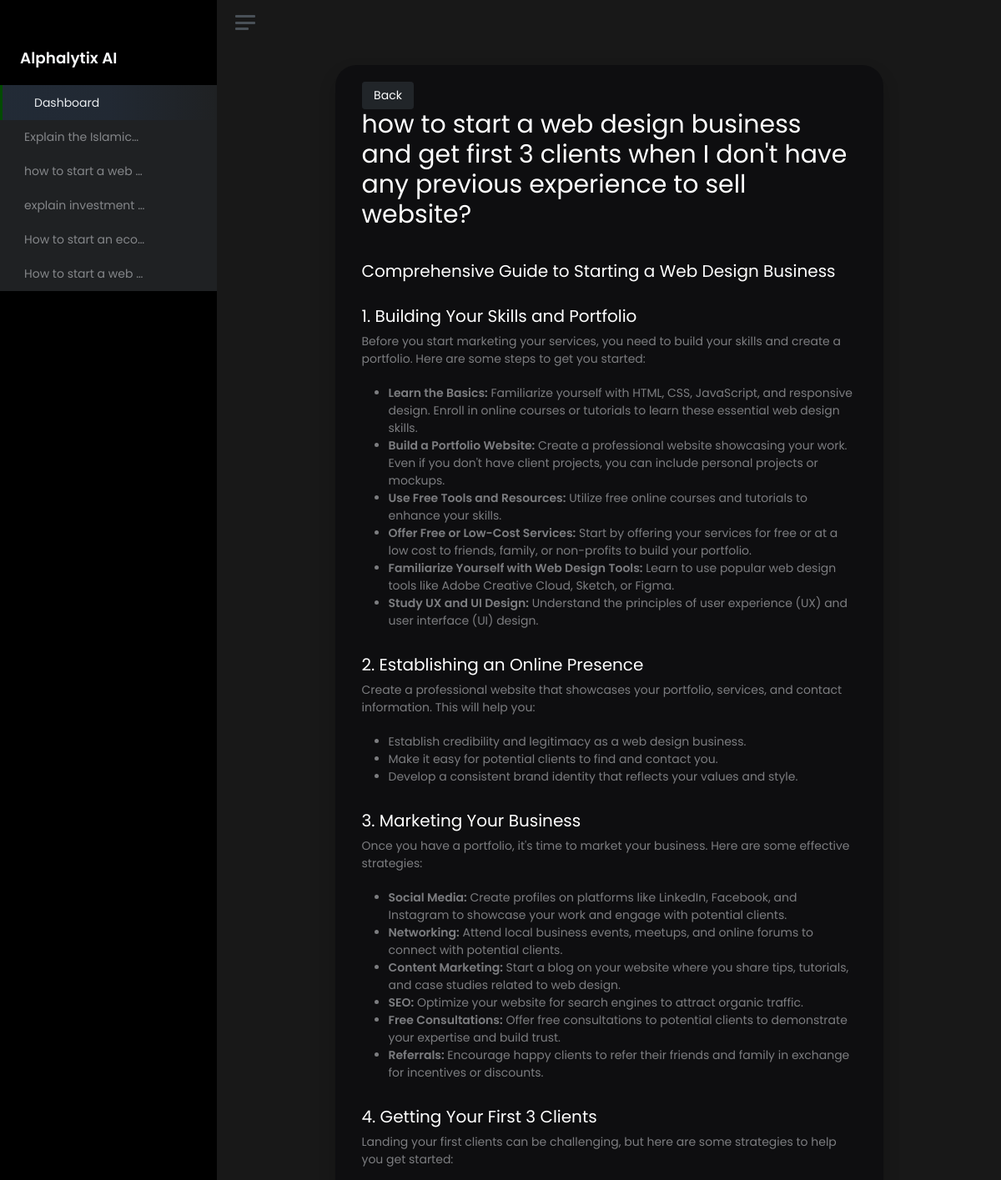
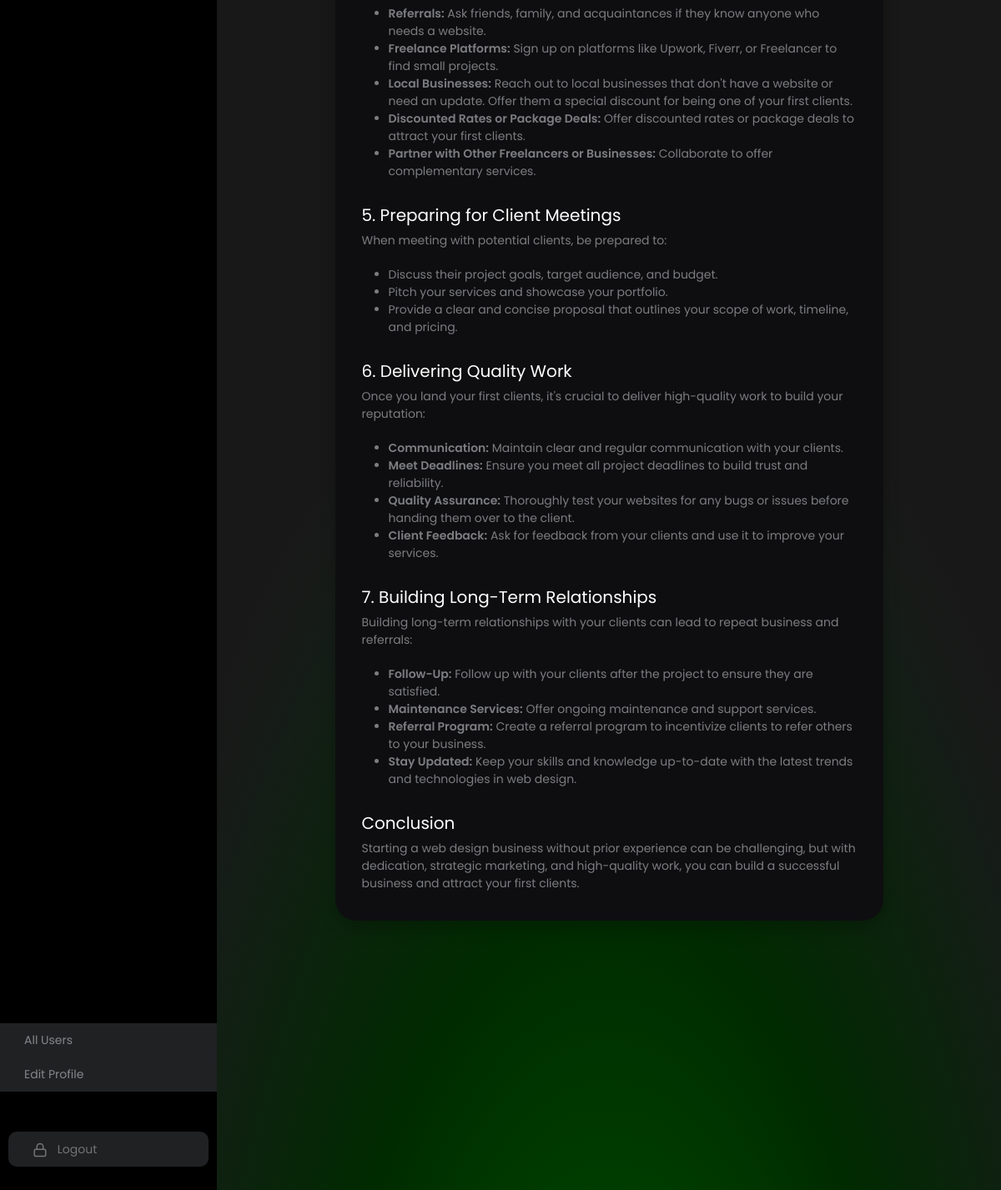
Page /chatbot/chat-detail/30/ (signed in) on the committed database (2 pictures, top to bottom).
### chatbot/models.py (models this page shows, shortened)
class ChatHistory(models.Model):
    id = models.AutoField(primary_key=True)
    user = models.ForeignKey(CustomUser, on_delete=models.CASCADE)  # Linking to your custom user model
    prompt = models.TextField(null=True, blank=True)
    response = models.TextField(null=True, blank=True)
    model_name = models.CharField(max_length=100, null=True, blank=True)
    created_at = models.DateTimeField(auto_now_add=True)
    updated_at = models.DateTimeField(auto_now=True)
    class Meta:
        ordering = ['-created_at']

### chatbot/views.py (the view)
# urls.py: path('chat-detail/<int:chat_id>/', chat_detail, name='chat_detail'),
@login_required
def chat_detail(request, chat_id):
    chat = get_object_or_404(ChatHistory, id=chat_id)
    context = {
        'chat': chat
    }
    return render(request, 'chats/chat_detail.html', context)

### chatbot/context_processors.py (called while the page is built)
def chat_history_processor(request):
    if request.user.is_authenticated:
        chat_history = ChatHistory.objects.filter(user=request.user).order_by('-created_at')[:5]
    else:
        chat_history = []
    return {'chat_history_menu': chat_history}

### chatbot/templatetags/custom_filters.py (called while the page is built)
@register.filter(name='clean_html')
def clean_html(value):
    value = re.sub(r'<style[\s\S]*?</style>', '', value)
    value = re.sub(r'<meta[\s\S]*?>', '', value)
    value = re.sub(r'```html|```', '', value)
    return mark_safe(value)

### templates/chats/chat_detail.html (shortened to what this page needs)
{% extends "base.html" %}
{% load static %}
{% load custom_filters %}
{% block content %}
			<main class="content">
				<div class="container-fluid p-0 h-100 d-flex align-items-center flex-column">
                    <div id="single-chat-container" class="row w-75">
                        <div class="d-flex justify-content-between">
                            <a href="{% url 'dashboard' %}" class="btn btn-dark">Back</a>
                        </div>
                        <h3>{{ chat.prompt }}</h3>
                        <div class="single-chat-response">{{ chat.response|clean_html|safe }}</div>
                    </div>
				</div>
			</main>
		</div>
	</div>
{% endblock %}

### templates/base.html (shortened to what this page needs)
{% load static %}
<!DOCTYPE html>
<html lang="en">
<head>
    <link href="https://cdn.jsdelivr.net/npm/bootstrap-multiselect@0.9.15/dist/css/bootstrap-multiselect.css" rel="stylesheet" />
    <link rel="stylesheet" href="https://cdn.jsdelivr.net/npm/bootstrap@4.0.0/dist/css/bootstrap.min.css">
    <link rel="stylesheet" href="{% static 'css/bootstrap-multiselect.css' %}" type="text/css">
    <link href="{% static 'css/app.css' %}" rel="stylesheet">
	<link href="{% static 'css/main.css' %}" rel="stylesheet">
</head>
<body>
	<div class="wrapper">
		<nav id="sidebar" class="sidebar js-sidebar">
			<div class="sidebar-content js-simplebar">
				<a class="sidebar-brand text-center">
                    <a class="sidebar-brand" href="">
                        <span class="align-middle">Alphalytix AI</span>
                    </a>
                </a>
                <div class="h-100 d-flex flex-column justify-content-between">
                    <ul class="sidebar-nav">
                        <li class="sidebar-item active">
                            <a class="sidebar-link" href="{% url 'dashboard' %}">
                                 <span class="align-middle">Dashboard</span>
                            </a>
                        </li>
                        <ul class="sidebar-nav" id="chat-history-menu">
                            {% for chat in chat_history_menu %}
                                <li>
                                    <a class="sidebar-link" href="{% url 'chat_detail' chat.id %}">{{ chat.prompt|truncatechars:20 }}</a>
                                </li>
                            {% empty %}
                                <li>No chat history available</li>
                            {% endfor %}
                        </ul>
                    </ul>
                    <div class="pb-5">
                        <ul class="sidebar-nav">
                            {% if user.is_authenticated and user.is_staff %}
                                <li class="nav-item">
                                    <a class="sidebar-link" href="{% url 'users' %}">All Users</a>
                                </li>
                            {% endif %}
                            <li class="sidebar-item">
                                <a class="sidebar-link" href="{% url 'edit_profile' %}">Edit Profile</a>
                            </li>
                            <li class="sidebar-item mt-5">
                                <a class="sidebar-link logout-link" href="{% url 'logout' %}">
                                    <span class="align-middle">Logout</span>
                                </a>
                            </li>
                        </ul>
                    </div>
                </div>
			</div>
		</nav>
		<div class="main">
			<nav class="navbar navbar-expand">
				<a class="sidebar-toggle js-sidebar-toggle">
                    <i class="hamburger align-self-center"></i>
                </a>
			</nav>
            {% block content %}{% endblock %}
    </body>
</html>

### static/css/main.css (style rules this page uses)
:root { --black-color: #000000; --secondary-dark-color: #181818; --dark-color: #0e0e10; --grey-color: #1f2123; --green-color: #034b01; --light-green-color: #77c058; --gradient-bg: linear-gradient(to right, #034b01, #77c058); }
body { font-family: "Poppins", serif !important; font-style: normal; padding: 0 !important; margin: 0 !important; background-color: var(--secondary-dark-color) !important; }
main.content { background-color: #000; background: radial-gradient(70.2% 60% at 50% 120%, #0f6606 0%, rgba(0, 87, 0, 1) 5.02%, rgb(0, 43, 0) 55%, rgba(12, 46, 22, 0.19467) 90.88%, rgba(13, 13, 13, 0) 100%); height: 100vh; }
.sidebar-link, a.sidebar-link { background-color: var(--grey-color) !important; }
.sidebar-content { background-color: #000; }
.sidebar-item.active .sidebar-link:hover, .sidebar-item.active>.sidebar-link { border-color: var(--green-color); }
.sidebar-link.logout-link { background-color: #252728; margin: 10px; border-radius: 10px; color: #747474; }
.sidebar-link.logout-link svg { stroke: #747474; }
#single-chat-container { background-color: var(--dark-color); border-radius: 25px; box-shadow: 0 10px 20px rgba(0, 0, 0, 0.2); padding: 1.25rem; max-height: 85vh; overflow-y: auto; }
#single-chat-container h3 { color: #fff; font-size: 30px; }
#single-chat-container .single-chat-response p, #single-chat-container .single-chat-response ul, #single-chat-container .single-chat-response ol { color: rgba(233,236,239,.5); margin: 0; margin-bottom: 20px; }
#single-chat-container .single-chat-response h1, #single-chat-container .single-chat-response h2, #single-chat-container .single-chat-response h3 { color: #fff; font-size: 20px; margin-top: 30px; }

### rows in the picture
ChatHistory: prompt "Explain the Islamic…"
ChatHistory: prompt "how to start a web …", prompt "how to start a web design business and get first 3 clients when I don't have any previous experience to sell website?", response|clean_html "Comprehensive Guide to Starting a Web Design Business 1. Building Your Skills and Portfolio Before you start marketing your services, you need to build your skills and create a portfolio. Here are some steps to get you started: Learn the Basics: Familiarize yourself with HTML, CSS, JavaScript, and responsive design. Enroll in online courses or tutorials to learn these essential web design skills. Build a Portfolio Website: Create a professional website showcasing your work. Even if you don't have client projects, you can include personal projects or mockups. Use Free Tools and Resources: Utilize free online courses and tutorials to enhance your skills. Offer Free or Low-Cost Services: Start…"
ChatHistory: prompt "explain investment …"
ChatHistory: prompt "How to start an eco…"
ChatHistory: prompt "How to start a web …"
